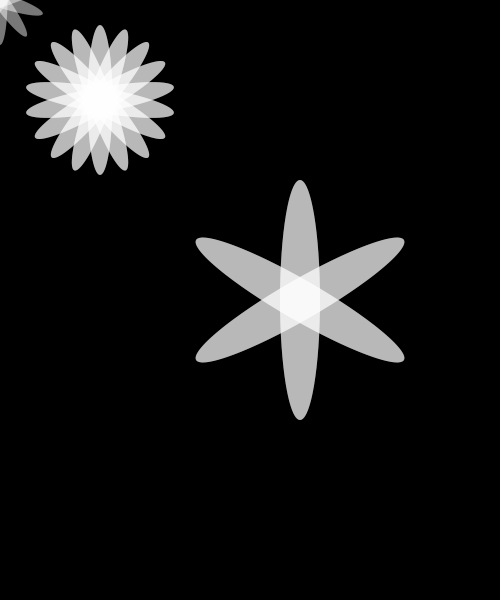
Frame 1 (no input)
Frame 60 (the mouse pressed at the canvas centre just before this capture): identical to frame 1, image omitted
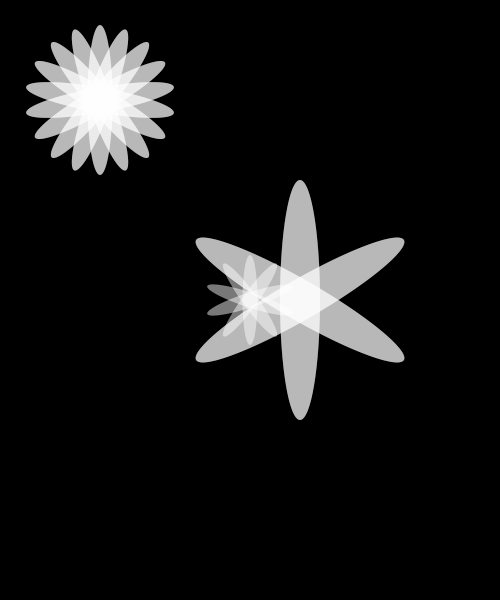
Frame 120 (the mouse held since frame 60 and released just before this capture)

The Processing sketch that drew these frames (run headless with seeded random() and noise(); from frame 60 on, the mouse is pressed at the canvas centre):

// Processing sketch: w02_01_function_flower
// ── w02_01_function_flower.pde
// IMA | NYU Shanghai
// Kinetic Interfaces
// MOQN
// Jan 31 2018

void setup() {
  size(500, 600);
  noStroke();
  background(0);
}

void draw() {
  background(0);
  fill(255, 120);
  
  flower(mouseX,mouseY,0.3,72);
  flower(100,100,0.5,20);
  flower(300,300,0.8,60);
}

void flower(int x, int y, float s, int a) {
  for (int angle=0; angle<360; angle+=a) {
    pushMatrix();
    translate(x, y);
    scale(s);
    rotate( radians(angle) );
    ellipse(0, 0, 50, 300);
    popMatrix();
  }
}
